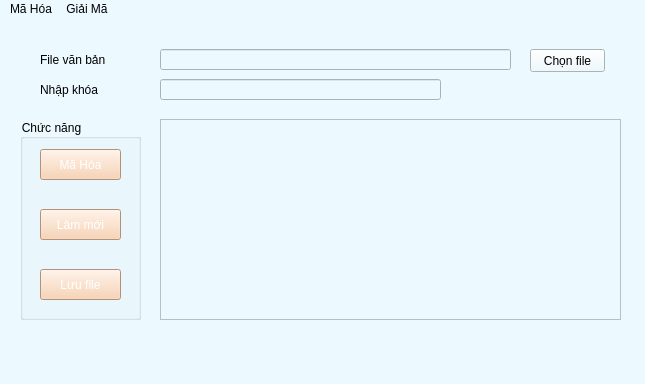
<?xml version="1.0" encoding="UTF-8"?>
<ui version="4.0">
 <class>MainWindow</class>
 <widget class="QMainWindow" name="MainWindow">
  <property name="geometry">
   <rect>
    <x>0</x>
    <y>0</y>
    <width>645</width>
    <height>384</height>
   </rect>
  </property>
  <property name="font">
   <font>
    <pointsize>12</pointsize>
    <weight>50</weight>
    <bold>false</bold>
   </font>
  </property>
  <property name="windowTitle">
   <string>Mã Hóa Vigenere</string>
  </property>
  <property name="styleSheet">
   <string notr="true">background-color: rgb(236, 249, 255);
</string>
  </property>
  <property name="iconSize">
   <size>
    <width>24</width>
    <height>24</height>
   </size>
  </property>
  <widget class="QWidget" name="centralwidget">
   <widget class="QGroupBox" name="groupBox_4">
    <property name="geometry">
     <rect>
      <x>20</x>
      <y>100</y>
      <width>121</width>
      <height>201</height>
     </rect>
    </property>
    <property name="title">
     <string>Chức năng</string>
    </property>
    <widget class="QPushButton" name="pB_MaHoa">
     <property name="geometry">
      <rect>
       <x>20</x>
       <y>30</y>
       <width>81</width>
       <height>31</height>
      </rect>
     </property>
     <property name="styleSheet">
      <string notr="true">background-color: rgb(248, 203, 166);
color: rgb(255, 255, 255);</string>
     </property>
     <property name="text">
      <string>Mã Hóa</string>
     </property>
    </widget>
    <widget class="QPushButton" name="pB_Refresh">
     <property name="geometry">
      <rect>
       <x>20</x>
       <y>90</y>
       <width>81</width>
       <height>31</height>
      </rect>
     </property>
     <property name="styleSheet">
      <string notr="true">background-color: rgb(248, 203, 166);
color: rgb(255, 255, 255);</string>
     </property>
     <property name="text">
      <string>Làm mới</string>
     </property>
    </widget>
    <widget class="QPushButton" name="pB_LuuFile">
     <property name="geometry">
      <rect>
       <x>20</x>
       <y>150</y>
       <width>81</width>
       <height>31</height>
      </rect>
     </property>
     <property name="styleSheet">
      <string notr="true">background-color: rgb(248, 203, 166);
color: rgb(255, 255, 255);</string>
     </property>
     <property name="text">
      <string>Lưu file</string>
     </property>
    </widget>
   </widget>
   <widget class="QLabel" name="label">
    <property name="geometry">
     <rect>
      <x>40</x>
      <y>30</y>
      <width>101</width>
      <height>21</height>
     </rect>
    </property>
    <property name="styleSheet">
     <string notr="true">color: rgb(0, 0, 0);
font: 75 12pt &quot;MS Shell Dlg 2&quot;;</string>
    </property>
    <property name="text">
     <string>File văn bản</string>
    </property>
   </widget>
   <widget class="QLabel" name="label_2">
    <property name="geometry">
     <rect>
      <x>40</x>
      <y>60</y>
      <width>101</width>
      <height>21</height>
     </rect>
    </property>
    <property name="styleSheet">
     <string notr="true">color: rgb(0, 0, 0);
font: 75 12pt &quot;MS Shell Dlg 2&quot;;</string>
    </property>
    <property name="text">
     <string>Nhập khóa</string>
    </property>
   </widget>
   <widget class="QLineEdit" name="lE_FileIn">
    <property name="geometry">
     <rect>
      <x>160</x>
      <y>30</y>
      <width>351</width>
      <height>21</height>
     </rect>
    </property>
    <property name="text">
     <string/>
    </property>
   </widget>
   <widget class="QLineEdit" name="lE_Key">
    <property name="geometry">
     <rect>
      <x>160</x>
      <y>60</y>
      <width>281</width>
      <height>21</height>
     </rect>
    </property>
    <property name="text">
     <string/>
    </property>
   </widget>
   <widget class="QPushButton" name="pB_ChooseFile">
    <property name="geometry">
     <rect>
      <x>530</x>
      <y>30</y>
      <width>75</width>
      <height>23</height>
     </rect>
    </property>
    <property name="text">
     <string>Chọn file</string>
    </property>
   </widget>
   <widget class="QTextBrowser" name="tB_Content">
    <property name="geometry">
     <rect>
      <x>160</x>
      <y>100</y>
      <width>461</width>
      <height>201</height>
     </rect>
    </property>
   </widget>
  </widget>
  <widget class="QMenuBar" name="menubar">
   <property name="geometry">
    <rect>
     <x>0</x>
     <y>0</y>
     <width>645</width>
     <height>22</height>
    </rect>
   </property>
   <widget class="QMenu" name="menuM_H_a">
    <property name="title">
     <string>Mã Hóa</string>
    </property>
    <widget class="QMenu" name="menuRSA">
     <property name="title">
      <string>RSA</string>
     </property>
     <addaction name="ac_MH_TaoKhoa"/>
     <addaction name="separator"/>
     <addaction name="ac_MH_RSA_2"/>
    </widget>
    <addaction name="ac_MH_SDES"/>
    <addaction name="separator"/>
    <addaction name="ac_MH_Belasco"/>
    <addaction name="separator"/>
    <addaction name="ac_MH_ChuyenVi"/>
    <addaction name="separator"/>
    <addaction name="ac_MH_Vigenere"/>
    <addaction name="separator"/>
    <addaction name="menuRSA"/>
   </widget>
   <widget class="QMenu" name="menuGi_i_M">
    <property name="title">
     <string>Giải Mã</string>
    </property>
    <widget class="QMenu" name="menuRSA_2">
     <property name="title">
      <string>RSA</string>
     </property>
     <addaction name="ac_GM_TaoKhoa"/>
     <addaction name="separator"/>
     <addaction name="ac_GM_RSA_2"/>
    </widget>
    <addaction name="ac_GM_SDES"/>
    <addaction name="separator"/>
    <addaction name="ac_GM_Belasco"/>
    <addaction name="separator"/>
    <addaction name="ac_GM_ChuyenVi"/>
    <addaction name="separator"/>
    <addaction name="ac_GM_Vigenre"/>
    <addaction name="separator"/>
    <addaction name="menuRSA_2"/>
   </widget>
   <addaction name="menuM_H_a"/>
   <addaction name="menuGi_i_M"/>
  </widget>
  <widget class="QStatusBar" name="statusbar"/>
  <action name="ac_MH_RSA">
   <property name="text">
    <string>RSA</string>
   </property>
  </action>
  <action name="ac_MH_SDES">
   <property name="text">
    <string>SDES</string>
   </property>
  </action>
  <action name="ac_MH_Belasco">
   <property name="text">
    <string>Belasco</string>
   </property>
  </action>
  <action name="ac_MH_ChuyenVi">
   <property name="text">
    <string>Chuyển vị</string>
   </property>
  </action>
  <action name="ac_GM_RSA">
   <property name="text">
    <string>RSA</string>
   </property>
  </action>
  <action name="ac_GM_SDES">
   <property name="text">
    <string>SDES</string>
   </property>
  </action>
  <action name="ac_GM_Belasco">
   <property name="text">
    <string>Belasco</string>
   </property>
  </action>
  <action name="ac_GM_ChuyenVi">
   <property name="text">
    <string>Chuyển vị</string>
   </property>
  </action>
  <action name="ac_MH_Vigenere">
   <property name="text">
    <string>Vigenere</string>
   </property>
  </action>
  <action name="ac_GM_Vigenre">
   <property name="text">
    <string>Vigenere</string>
   </property>
  </action>
  <action name="ac_MH_TaoKhoa">
   <property name="text">
    <string>Tạo khóa</string>
   </property>
  </action>
  <action name="ac_MH_RSA_2">
   <property name="text">
    <string>Mã hóa</string>
   </property>
  </action>
  <action name="ac_GM_TaoKhoa">
   <property name="text">
    <string>Tạo Khóa</string>
   </property>
  </action>
  <action name="ac_GM_RSA_2">
   <property name="text">
    <string>Giải Mã</string>
   </property>
  </action>
 </widget>
 <resources/>
 <connections/>
</ui>
